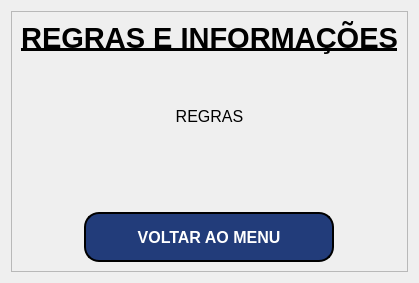
      <widget class="QWidget" name="Pagina_Regras">
       <layout class="QVBoxLayout" name="verticalLayout_10">
        <item>
         <widget class="QFrame" name="frame_5">
          <property name="styleSheet">
           <string notr="true">background-color: none</string>
          </property>
          <property name="frameShape">
           <enum>QFrame::StyledPanel</enum>
          </property>
          <property name="frameShadow">
           <enum>QFrame::Raised</enum>
          </property>
          <layout class="QVBoxLayout" name="verticalLayout_11">
           <item>
            <layout class="QVBoxLayout" name="verticalLayout_9">
             <item>
              <widget class="QLabel" name="label_regras">
               <property name="text">
                <string>&lt;html&gt;&lt;head/&gt;&lt;body&gt;&lt;p align=&quot;center&quot;&gt;&lt;span style=&quot; font-size:22pt; font-weight:600; text-decoration: underline;&quot;&gt;REGRAS E INFORMAÇÕES&lt;/span&gt;&lt;/p&gt;&lt;p align=&quot;center&quot;&gt;&lt;br/&gt;&lt;/p&gt;&lt;p align=&quot;center&quot;&gt;&lt;span style=&quot; font-size:12pt;&quot;&gt;REGRAS&lt;/span&gt;&lt;/p&gt;&lt;p align=&quot;center&quot;&gt;&lt;br/&gt;&lt;/p&gt;&lt;p align=&quot;center&quot;&gt;&lt;br/&gt;&lt;/p&gt;&lt;/body&gt;&lt;/html&gt;</string>
               </property>
              </widget>
             </item>
             <item alignment="Qt::AlignHCenter">
              <widget class="QPushButton" name="btn_voltar">
               <property name="minimumSize">
                <size>
                 <width>250</width>
                 <height>50</height>
                </size>
               </property>
               <property name="maximumSize">
                <size>
                 <width>250</width>
                 <height>50</height>
                </size>
               </property>
               <property name="font">
                <font>
                 <pointsize>12</pointsize>
                 <weight>75</weight>
                 <bold>true</bold>
                </font>
               </property>
               <property name="styleSheet">
                <string notr="true">QPushButton{

	background-color:rgb(34, 60, 122);
	color: rgb(255,255,255);
	border: 2px solid;
	border-radius: 15px;
	border-color: black
}

QPushButton:hover{

	color: rgb(34, 60, 122);
	background-color: rgb(255,255,255);
}
</string>
               </property>
               <property name="text">
                <string>VOLTAR AO MENU</string>
               </property>
              </widget>
             </item>
            </layout>
           </item>
          </layout>
         </widget>
        </item>
       </layout>
      </widget>
